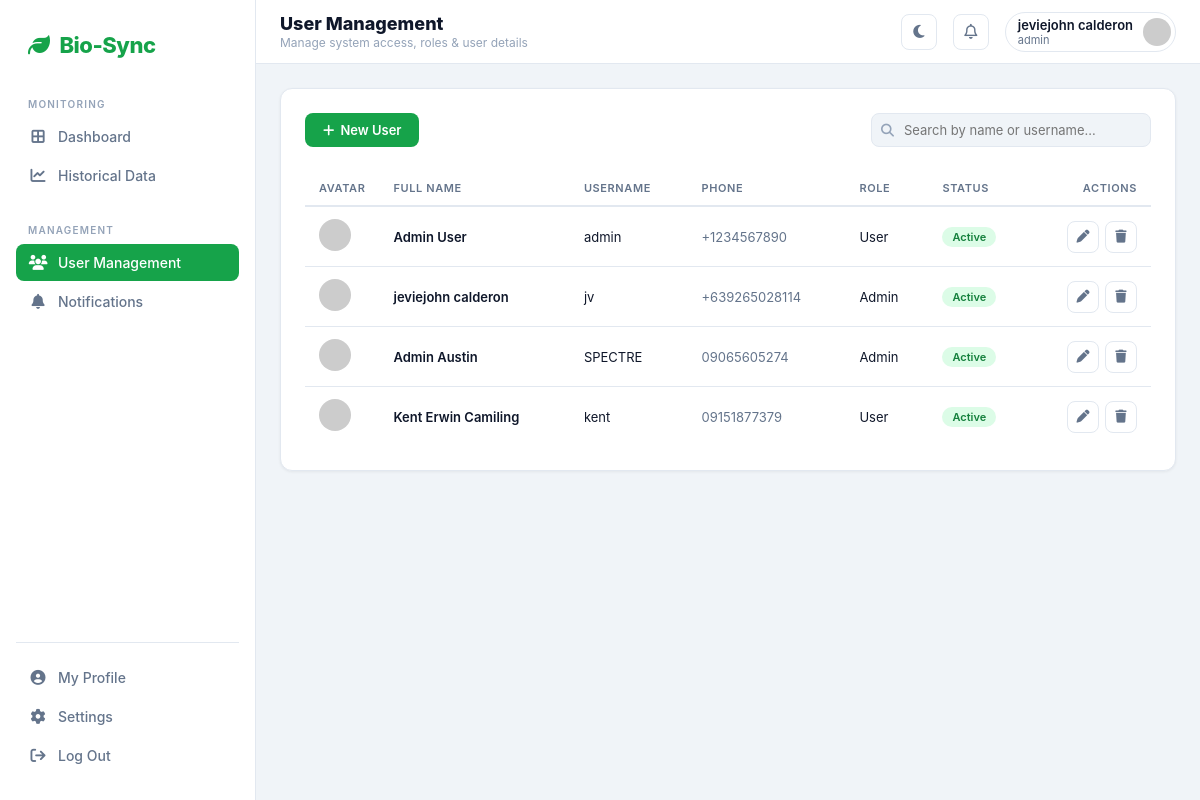
/usermanagement.php (signed in), run on the app's committed database.
### tables this page shows
CREATE TABLE `users` (
  `id` int(11) NOT NULL,
  `full_name` varchar(100) NOT NULL,
  `username` varchar(255) NOT NULL,
  `password_hash` varchar(255) NOT NULL,
  `status` varchar(20) DEFAULT 'active',
  `role` varchar(20) DEFAULT 'user',
  `phone` varchar(20) DEFAULT NULL,
  `avatar_url` varchar(255) DEFAULT NULL
);

### usermanagement.php (the view, shortened to what this page needs)
<?php
$userName = $_SESSION['user_name'];
$pdo = getDB();
function jsArg($value) {
    return htmlspecialchars(
        json_encode($value, JSON_HEX_TAG | JSON_HEX_APOS | JSON_HEX_AMP | JSON_HEX_QUOT),
        ENT_QUOTES,
        'UTF-8'
    );
}
$stmt = $pdo->query("SELECT id,full_name,username,phone,role,status FROM users ORDER BY id ASC");
$users = $stmt->fetchAll();
?>
<!DOCTYPE html>
<html lang="en">
<head>
    <link rel="stylesheet" href="https://cdnjs.cloudflare.com/ajax/libs/font-awesome/6.4.0/css/all.min.css">
</head>
<body>
<div class="shell">
    <aside class="sidebar" id="sidebar">
        <div class="sidebar-logo"><i class="fa-solid fa-leaf"></i> Bio-Sync</div>
        <div class="nav-group">
            <span class="nav-label">Monitoring</span>
            <a href="dashboard.php"         class="nav-link"><i class="fa-solid fa-border-all"></i> Dashboard</a>
            <a href="historicaldatapage.php" class="nav-link"><i class="fa-solid fa-chart-line"></i> Historical Data</a>
        </div>
        <div class="nav-group">
            <span class="nav-label">Management</span>
            <a href="usermanagement.php"   class="nav-link active"><i class="fa-solid fa-users"></i> User Management</a>
            <a href="notificationspage.php" class="nav-link"><i class="fa-solid fa-bell"></i> Notifications</a>
        </div>
        <div class="sidebar-footer">
            <a href="profile.php" class="nav-link"><i class="fa-solid fa-circle-user"></i> My Profile</a>
            <a href="#" class="nav-link" id="settingsLink"><i class="fa-solid fa-gear"></i> Settings</a>
            <a href="logout.php" class="nav-link logout" onclick="confirmLogout(event)"><i class="fa-solid fa-arrow-right-from-bracket"></i> Log Out</a>
        </div>
    </aside>
    <div class="main">
        <header class="topbar">
            <div class="topbar-left">
                <div>
                    <div class="topbar-title">User Management</div>
                    <div class="topbar-sub">Manage system access, roles &amp; user details</div>
                </div>
            </div>
            <div class="topbar-right">
                <button id="themeBtn" class="icon-btn"><i id="themeIcon" class="fa-solid fa-moon"></i></button>
                <a href="notificationspage.php" class="icon-btn" title="Notifications"><i class="fa-regular fa-bell"></i></a>
                <div class="user-chip">
                    <div>
                        <div class="user-chip-name"><?php echo htmlspecialchars($userName); ?></div>
                        <div class="user-chip-role"><?php echo htmlspecialchars($_SESSION['user_role'] ?? 'Admin'); ?></div>
                    </div>
                    <img src="https://ui-avatars.com/api/?name=<?php echo urlencode($userName); ?>&background=16a34a&color=fff" alt="Avatar">
                </div>
            </div>
        </header>
        <div class="page-body">
            <div class="card">
                <div class="table-toolbar">
                    <button class="btn btn-primary" onclick="openAddModal()"><i class="fa-solid fa-plus"></i> New User</button>
                    <div class="search-wrap">
                        <i class="fa-solid fa-magnifying-glass"></i>
                        <input type="text" id="searchInput" placeholder="Search by name or username…" onkeyup="filterUsers()">
                    </div>
                </div>
                <div class="table-wrap">
                    <table class="data-table">
                        <thead>
                            <tr>
                                <th style="width:52px">Avatar</th>
                                <th>Full Name</th>
                                <th>Username</th>
                                <th>Phone</th>
                                <th>Role</th>
                                <th>Status</th>
                                <th style="text-align:right">Actions</th>
                            </tr>
                        </thead>
                        <tbody id="userTableBody">
                            <?php foreach($users as $u): ?>
                            <tr>
                                <td><img src="https://ui-avatars.com/api/?name=<?php echo urlencode($u['full_name']); ?>&background=random" class="table-avatar"></td>
                                <td style="font-weight:600"><?php echo htmlspecialchars($u['full_name']); ?></td>
                                <td><?php echo htmlspecialchars($u['username']); ?></td>
                                <td style="color:var(--text-muted)"><?php echo htmlspecialchars($u['phone']??'—'); ?></td>
                                <td style="text-transform:capitalize"><?php echo htmlspecialchars($u['role']); ?></td>
                                <td>
                                    <?php if(strtolower($u['status'])==='active'): ?>
                                        <span class="badge badge-active">Active</span>
                                    <?php else: ?>
                                        <span class="badge badge-inactive">Inactive</span>
                                    <?php endif; ?>
                                </td>
                                <td>
                                    <div class="action-btns">
                                        <button class="btn-icon" title="Edit"
                                            onclick="openEditModal(<?php echo (int)$u['id']; ?>,<?php echo jsArg($u['full_name']); ?>,<?php echo jsArg($u['username']); ?>,<?php echo jsArg($u['phone'] ?? ''); ?>,<?php echo jsArg($u['role']); ?>,<?php echo jsArg($u['status']); ?>)">
                                            <i class="fa-solid fa-pen"></i>
                                        </button>
                                        <button class="btn-icon del" title="Delete"
                                            onclick="openDeleteModal(<?php echo (int)$u['id']; ?>,<?php echo jsArg($u['full_name']); ?>)">
                                            <i class="fa-solid fa-trash"></i>
                                        </button>
                                    </div>
                                </td>
                            </tr>
                            <?php endforeach; ?>
                        </tbody>
                    </table>
                </div>
            </div>
        </div>
    </div>
</div>
</body>
</html>

### data on the page
users: full_name "Admin User", username "admin", phone "+1234567890", role "User", status "Active"
users: full_name "jeviejohn calderon", username "jv", phone "+639265028114", role "Admin", status "Active"
users: full_name "Admin Austin", username "SPECTRE", phone "09065605274", role "Admin", status "Active"
users: full_name "Kent Erwin Camiling", username "kent", phone "09151877379", role "User", status "Active"

### other printed values
$userName "jeviejohn calderon"
$_SESSION['user_role'] "admin"
